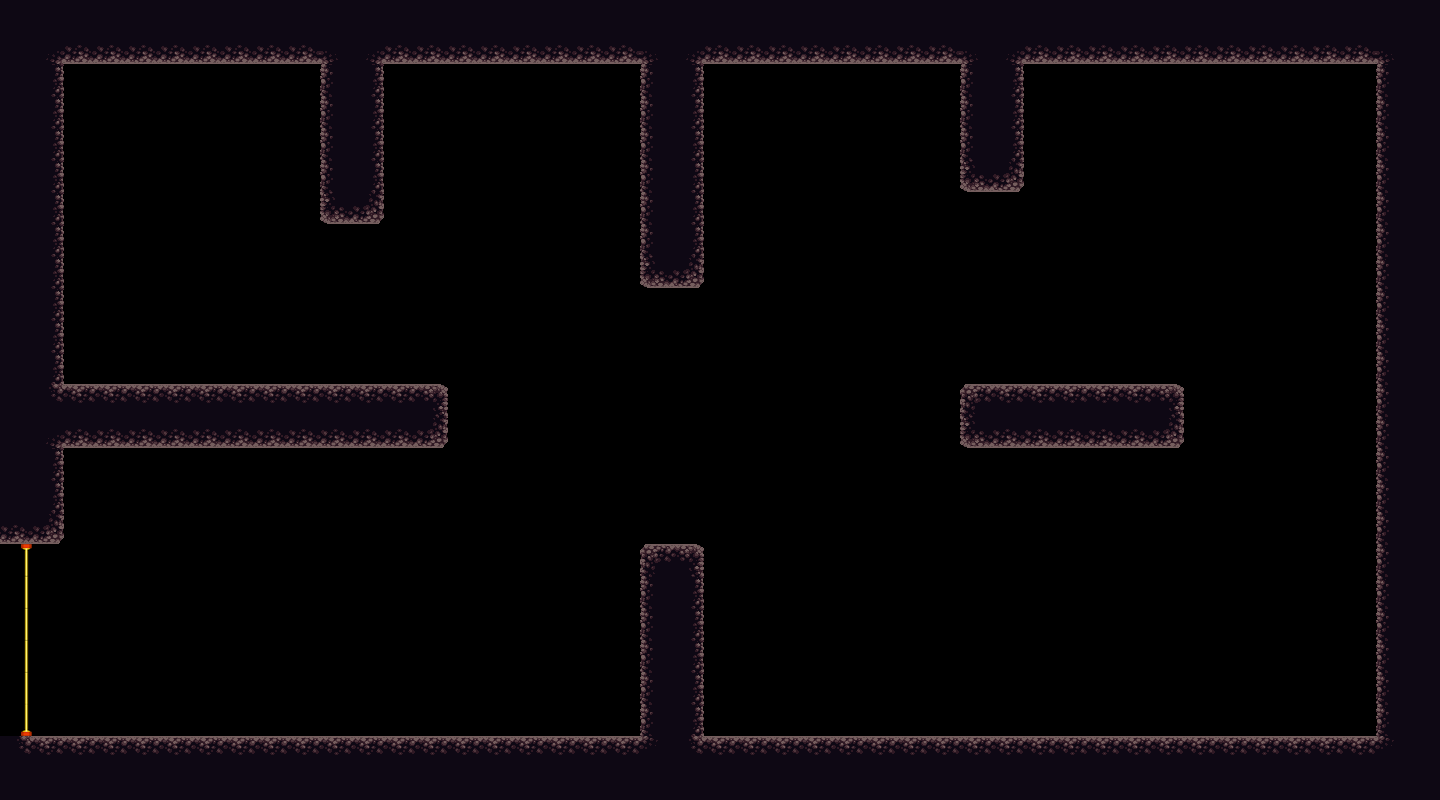

The image is a tile-based game level rendered from a .tmx file. Its description and source (layers, tilesets, objects; grid data summarised) follow:
An orthogonal 45x25 tile map with 32x32 px tiles, 2 tile layers (red, green), 1 hidden layer not drawn, 3 tilesets and 5 objects.

<map version="1.0" orientation="orthogonal" renderorder="right-down" width="45" height="25" tilewidth="32" tileheight="32">
 <tileset firstgid="1" name="blocks" tilewidth="32" tileheight="32">
  <image source="blocks.png" width="96" height="32" />
 </tileset>
 <tileset firstgid="4" name="platformertiles" tilewidth="32" tileheight="32">
  <image source="platformertiles.png" width="256" height="96" />
 </tileset>
 <tileset firstgid="28" name="asd" tilewidth="32" tileheight="32">
  <image source="asd.png" width="256" height="128" />
 </tileset>
 <layer name="red" width="45" height="25">
  <data>[1125 cells, 334 non-empty, 13 distinct tile ids]</data>
 </layer>
 <layer name="green" width="45" height="25">
  <data>[1125 cells, 6 non-empty, 3 distinct tile ids]</data>
 </layer>
 <layer name="blue" width="45" height="25" visible="0">
  <data>[1125 cells, 28 non-empty, 3 distinct tile ids]</data>
 </layer>
 <objectgroup name="crystals">
  <object x="506" y="151">
   <ellipse />
  </object>
  <object x="1217" y="199">
   <ellipse />
  </object>
  <object x="833" y="247">
   <ellipse />
  </object>
  <object x="873" y="522">
   <ellipse />
  </object>
 </objectgroup>
 <objectgroup name="player">
  <object x="192" y="184">
   <ellipse />
  </object>
 </objectgroup>
</map>
